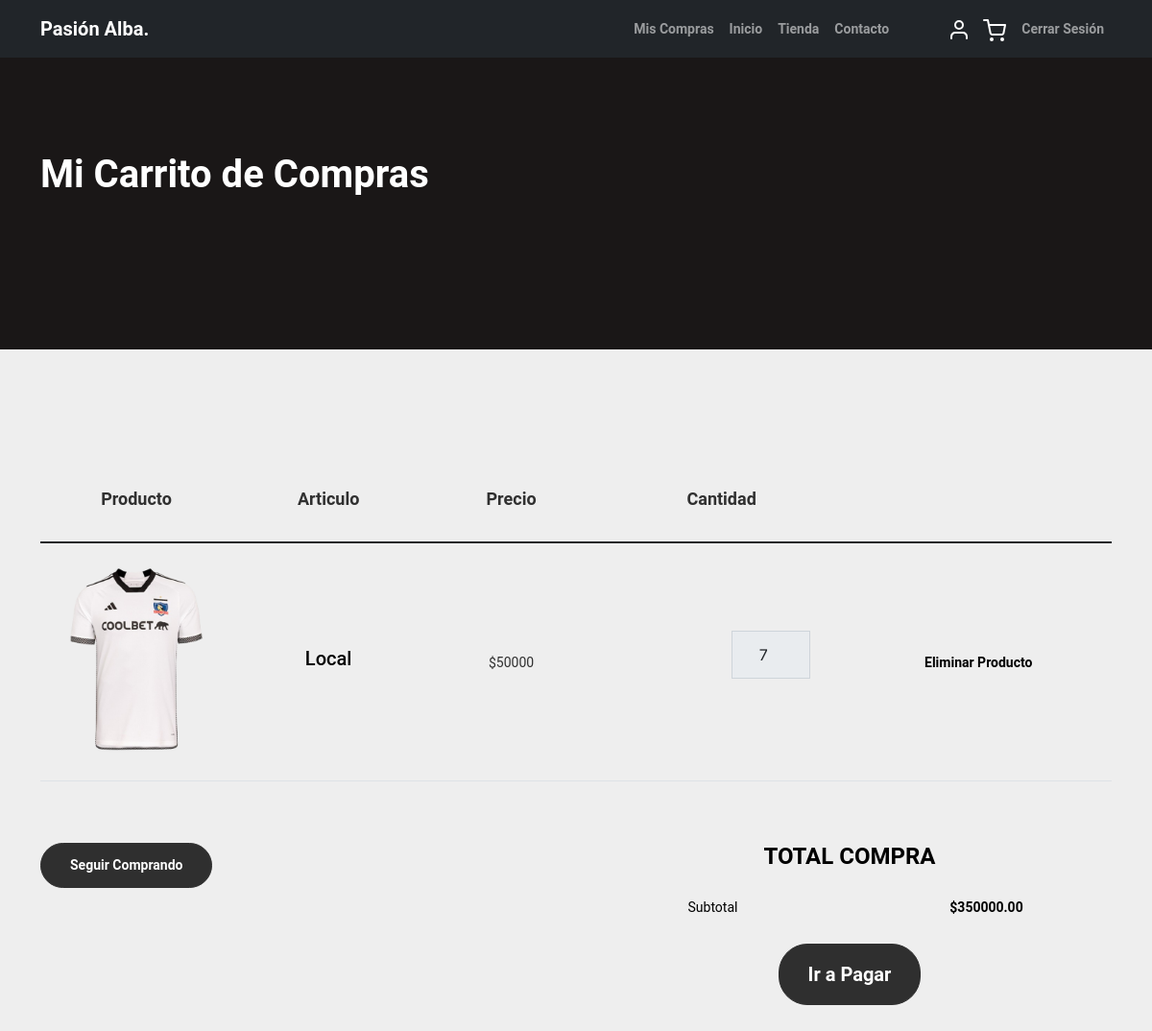
/cart/ (signed in), run on the app's committed database.
### aplicacion/models.py (models this page shows, shortened)
class Carrito(models.Model):
    id = models.AutoField(primary_key=True)
    usuario = models.ForeignKey(Usuario, on_delete=models.CASCADE, related_name='carritos')
    envio = models.ForeignKey(Envio, on_delete=models.CASCADE, null=True, blank=True)
    producto = models.ForeignKey(Producto, on_delete=models.CASCADE)
    cantidad = models.IntegerField(validators=[MinValueValidator(1)])
    class Meta:
        verbose_name_plural = 'Carritos'
    def get_total_price(self):
        return self.producto.precio * self.cantidad
    class Meta:
        verbose_name_plural = 'Carritos'

class Producto(models.Model):
    cod_producto = models.AutoField(primary_key=True)
    nombre = models.CharField(max_length=50)
    tipo_producto = models.CharField(max_length=10, choices=TIPO_PRODUCTO, default='OTRO PRODUCTO')
    precio = models.IntegerField(validators=[MinValueValidator(1000), MaxValueValidator(999999999)])
    stock = models.IntegerField(default=0)
    imagen = models.ImageField(upload_to='productos', null=True)

### aplicacion/views.py (the view, shortened to what this page needs)
# urls.py: path('cart/', cart, name='cart'),
@login_required
def cart(request):
    user = request.user
    usr = get_object_or_404(Usuario, nombusuario=user)
    carritos = Carrito.objects.filter(usuario_id=usr)
    productos = Producto.objects.all()
    subtotal = sum(c.get_total_price() for c in carritos)
    datos = {
        "carritos": carritos,
        "productos": productos,
        "subtotal": subtotal,
    }
    print("Y aqui")
    return render(request, "aplicacion/cart.html", datos)

### aplicacion/templates/aplicacion/cart.html (shortened to what this page needs)
{% load static %}
<!DOCTYPE html>
<html lang="es">
<head>
    <link rel="stylesheet" href="{% static 'aplicacion/css/bootstrap.min.css' %}">
    <link rel="stylesheet" href="https://cdnjs.cloudflare.com/ajax/libs/font-awesome/6.0.0-beta3/css/all.min.css">
    <link rel="stylesheet" href="{% static 'aplicacion/css/tiny-slider.css' %}">
    <link rel="stylesheet" href="{% static 'aplicacion/css/style.css' %}">
</head>
<body>
    <nav class="custom-navbarr navbar navbar-expand-md navbar-dark bg-dark" arial-label="Furni navigation bar" style="font-weight: bold;">
        <div class="container">
            <a class="navbar-brand" href="{% url 'index' %}">Pasión Alba<span>.</span></a>
            <div class="collapse navbar-collapse" id="navbarsFurni">
                <ul class="custom-navbar-nav navbar-nav ms-auto mb-2 mb-md-0">
                    <li><a class="nav-link" href="{% url 'miscompras' %}">Mis Compras</a></li>
                    <li class="nav-item active">
                        <a class="nav-link" href="{% url 'index' %}">Inicio</a>
                    </li>
                    <li><a class="nav-link" href="{% url 'shop' %}">Tienda</a></li>
                    <li><a class="nav-link" href="{% url 'about' %}">Contacto</a></li>
                </ul>
                <ul class="custom-navbar-cta navbar-nav mb-2 mb-md-0 ms-5">
                    <li><a class="nav-link" href="{% url 'login' %}"><img src="{% static 'aplicacion/img/user.svg' %}"></a></li>
                    <li><a class="nav-link" href="{% url 'cart' %}"><img src="{% static 'aplicacion/img/cart.svg' %}"></a></li>
                    <li><a class="nav-link" href="{% url 'salir' %}">Cerrar Sesión</a></li>
                </ul>
            </div>
        </div>
    </nav>
    <div class="hero" style="background-color: rgb(26, 23, 23);">
        <div class="container">
            <div class="row justify-content-between">
                <div class="col-lg-5">
                    <div class="intro-excerpt">
                        <h1>Mi Carrito de Compras</h1>
                    </div>
                </div>
                <div class="col-lg-7">
                </div>
            </div>
        </div>
    </div>
    <div class="untree_co-section before-footer-section">
        <div class="container">
            <div class="row mb-5">
                <form class="col-md-12" method="post" action="{% url 'cart' %}">
                    <div class="site-blocks-table">
                        <table class="table">
                            <thead>
                                <tr style="color: black;">
                                    <th class="product-thumbnail">Producto</th>
                                    <th class="product-name">Articulo</th>
                                    <th class="product-price">Precio</th>
                                    <th class="product-quantity">Cantidad</th>
                                </tr>
                            </thead>
                            <tbody>
                                {% for c in carritos %}
                                <tr>
                                    <td class="product-thumbnail">
                                        <img src="{{ c.producto.imagen.url }}" alt="{{ c.producto.nombre }}" class="img-fluid">
                                    </td>
                                    <td class="product-name">
                                        <h2 class="h5 text-black">{{ c.producto.nombre }}</h2>
                                    </td>
                                    <td class="product-price"> ${{ c.producto.precio }}</td>
                                    <td>
                                        <div class="input-group mb-3 d-flex align-items-center quantity-container" style="max-width: 120px;">
                                            <div class="input-group-prepend">
                                                <button class="btn btn-outline-black decrease" type="button" style="left: 100px;"></button>
                                            </div>
                                            <input type="number" class="form-control text-center quantity-amount" value="{{ c.cantidad }}" placeholder="" aria-label="Cantidad" aria-describedby="button-addon1" min="1" step="1" disabled style="left: 100px;">
                                            <div class="input-group-append" >
                                                <button class="btn btn-outline-black increase" type="button" style="left: 100px;"></button>
                                            </div>
                                        </div>
                                    </td>
                                    <td>
                                        <form method="post" action="{% url 'cart' %}">
                                            <button type="submit" class="btn btn-black btn-sm btn-remove">Eliminar Producto</button>
                                        </form>
                                    </td>
                                </tr>
                                {% endfor %}
                            </tbody>
                        </table>
                    </div>
                </form>
            </div>
        </div>
        <div class="container">
            <div class="row">
                <div class="col-md-6">
                    <div class="row mb-4">
                        <div class="col-md-6">
                            <a href="{% url 'shop' %}" class="btn btn-black btn-sm btn-block">Seguir Comprando</a>
                        </div>
                    </div>
                </div>
                <div class="col-md-6">
                    <div class="text-center">
                        <h3 class="text-black h4 text-uppercase mb-4" style="font-weight: bold;">Total Compra</h3>
                        <div class="row mb-4">
                            <div class="col-md-6 text-left">
                                <span class="text-black">Subtotal</span>
                            </div>
                            <div class="col-md-6 text-right" id="subtotal">
                            </div>
                        </div>
                        <form id="checkout-form" action="{% url 'checkout' %}" method="post">
                            <button type="submit" class="btn btn-black btn-lg py-3 btn-block" >Ir a Pagar</button>
                        </form>
                    </div>
                </div>
            </div>
        </div>
    </div>
</body>
</html>

### aplicacion/static/aplicacion/css/style.css (style rules this page uses)
body { overflow-x: hidden; position: relative; }
body { font-family: "Inter", sans-serif; font-weight: 400; line-height: 28px; color: #6a6a6a; font-size: 14px; background-color: #eff2f1; }
a { text-decoration: none; -webkit-transition: .3s all ease; -o-transition: .3s all ease; transition: .3s all ease; color: #2f2f2f; text-decoration: underline; }
.hero { background: #000000; padding: calc(4rem - 30px) 0 0rem 0; }
@media (min-width: 768px) { .hero { padding: calc(4rem - 30px) 0 4rem 0; } }
@media (min-width: 992px) { .hero { padding: calc(8rem - 30px) 0 8rem 0; } }
.hero .intro-excerpt { position: relative; z-index: 4; }
@media (min-width: 992px) { .hero .intro-excerpt { max-width: 450px; } }
.hero h1 { font-weight: 700; color: #ffffff; margin-bottom: 30px; }
.btn { font-weight: 600; padding: 12px 30px; border-radius: 30px; color: #ffffff; background: #2f2f2f; border-color: #2f2f2f; }
.before-footer-section { padding: 7rem 0 12rem 0 !important; }
.untree_co-section { padding: 7rem 0; }
.form-control { height: 50px; border-radius: 10px; font-family: "Inter", sans-serif; }
.site-blocks-table { overflow: auto; }
.site-blocks-table .product-thumbnail { width: 200px; }
.site-blocks-table .btn { padding: 2px 10px; }
.site-blocks-table thead th { padding: 30px; text-align: center; border-width: 0px !important; vertical-align: middle; color: rgba(0, 0, 0, 0.8); font-size: 18px; }
.site-blocks-table td { padding: 20px; text-align: center; vertical-align: middle; color: rgba(0, 0, 0, 0.8); }
.site-blocks-table tbody tr:first-child td { border-top: 1px solid #3b5d50 !important; }
.site-blocks-table .btn { background: none !important; color: #000000; border: none; height: auto !important; }
:root { --dark-green: #627254; --light-green: #76885B; --gray: #DDDDDD; --light-gray: #EEEEEE; }
body { background-color: var(--light-gray); color: var(--dark-green); }
h1 { color: var(--light-green); }
.img-fluid { transition: transform 0.5s ease; cursor: pointer; }
body { font-family: 'Roboto', sans-serif; background-color: #EEEEEE; }
h1 { color: #627254; font-weight: 700; }
.img-fluid { transition: transform 0.3s ease; cursor: pointer; border-radius: 8px; color: #EEEEEE; font-weight: bold; }

### data on the page
Carrito: producto.imagen (picture), producto.nombre "Local", producto.precio "50000", cantidad "7"
